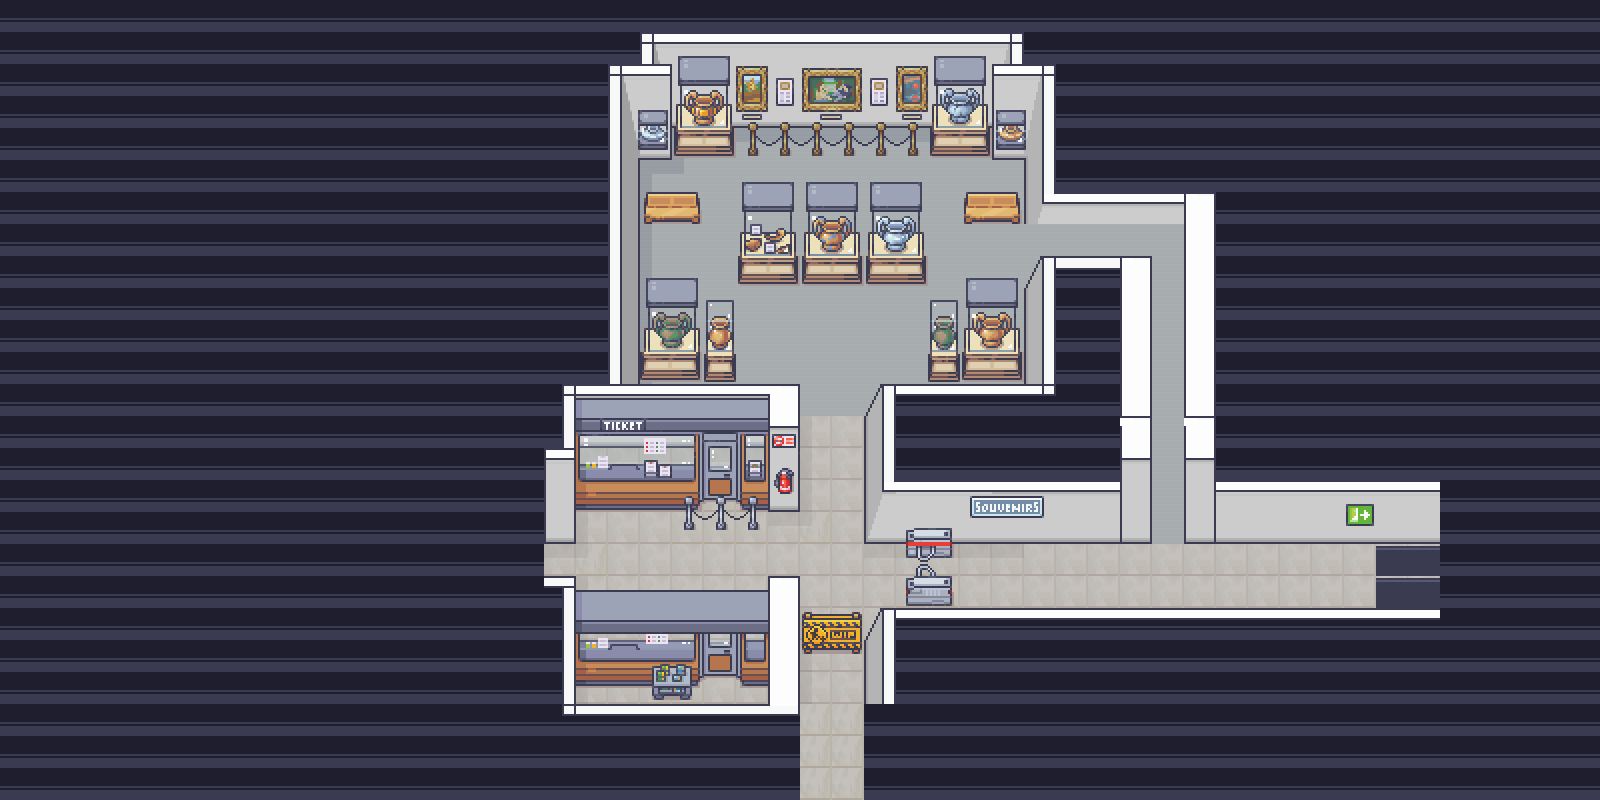

Tiled map render using the project's own tile images. Description and the map definition, with tile-layer contents summarised, below:
An orthogonal 50x25 tile map with 32x32 px tiles, 3 tile layers (Fond, Solmur, Objets), 4 tilesets and 37 objects.

<map version="1.9" tiledversion="1.9.2" orientation="orthogonal" renderorder="right-down" width="50" height="25" tilewidth="32" tileheight="32" infinite="0" nextlayerid="9" nextobjectid="51">
 <tileset firstgid="1" source="Interiors_32x32.tsx" />
 <tileset firstgid="17025" source="Museum_entrance_layer_1_32x32.tsx" />
 <tileset firstgid="17377" source="Museum_entrance_layer_2_32x32.tsx" />
 <tileset firstgid="17729" source="Room_Builder_32x32.tsx" />
 <layer id="3" name="Fond" width="50" height="25">
  <data>[1250 cells, 1250 non-empty, 1 distinct tile ids]</data>
 </layer>
 <layer id="1" name="Solmur" width="50" height="25">
  <data>[1250 cells, 1204 non-empty, 355 distinct tile ids]</data>
 </layer>
 <layer id="2" name="Objets" width="50" height="25">
  <data>[1250 cells, 1079 non-empty, 335 distinct tile ids]</data>
 </layer>
 <group id="6" name="Collisions" opacity="0.59">
  <objectgroup id="7" name="Collisions">
   <object id="1" x="1215" y="448.667" width="253.333" height="61.3333" />
   <object id="5" x="540" y="576" width="30.6667" height="189.333" />
   <object id="6" x="564" y="702.667" width="200" height="93.3333" />
   <object id="7" x="510.667" y="445.333" width="28" height="134.667" />
   <object id="8" x="546.667" y="388" width="25.3333" height="149.333" />
   <object id="9" x="562.667" y="380" width="232" height="70.6667" />
   <object id="10" x="765.333" y="384" width="30.6667" height="126.667" />
   <object id="11" x="899" y="408.667" width="28" height="136.333" />
   <object id="12" x="892.333" y="483.667" width="219" height="35.3333" />
   <object id="13" x="1042.67" y="294.333" width="71.333" height="191.333" />
   <object id="14" x="898.667" y="399.333" width="146.667" height="10.6667" />
   <object id="16" x="633.333" y="65.3333" width="38.6667" height="90.6667" />
   <object id="17" x="642.333" y="33.3333" width="409.333" height="92" />
   <object id="20" x="508" y="445.333" width="38.6667" height="130.667" />
   <object id="22" x="1222.67" y="166" width="30.6667" height="340" />
   <object id="23" x="898.667" y="626.333" width="541.333" height="171" />
   <object id="24" x="756.667" y="624.333" width="29.3333" height="171" />
   <object id="25" x="540" y="576" width="30.6667" height="189.333" />
   <object id="26" x="564" y="702.667" width="200" height="93.3333" />
   <object id="27" x="510.667" y="445.333" width="28" height="134.667" />
   <object id="28" x="546.667" y="388" width="25.3333" height="149.333" />
   <object id="29" x="562.667" y="380" width="232" height="70.6667" />
   <object id="30" x="765.333" y="384" width="30.6667" height="126.667" />
   <object id="32" x="903.333" y="443.667" width="213" height="40.3333" />
   <object id="34" x="896.667" y="394.333" width="146.667" height="10.6667" />
   <object id="35" x="575.333" y="30" width="32" height="349.333" />
   <object id="36" x="583.333" y="23.3333" width="78.6667" height="90.6667" />
   <object id="37" x="634.333" y="18.3333" width="409.333" height="92" />
   <object id="39" x="1058" y="105" width="163.667" height="68" />
   <object id="40" x="508" y="445.333" width="38.6667" height="130.667" />
   <object id="41" x="577.333" y="609.333" width="184" height="96" />
   <object id="42" x="904" y="529.333" width="44" height="77.3333" />
   <object id="44" x="578" y="387.667" width="184" height="89.333" />
   <object id="46" x="946" y="356" width="88" height="32.3333" />
   <object id="47" x="639.333" y="342.667" width="92" height="72" />
   <object id="48" x="745.333" y="208.333" width="172" height="23.6667" />
  </objectgroup>
  <objectgroup id="8" name="Lvlup">
   <object id="50" x="1376" y="541" width="63" height="67" />
  </objectgroup>
 </group>
</map>
